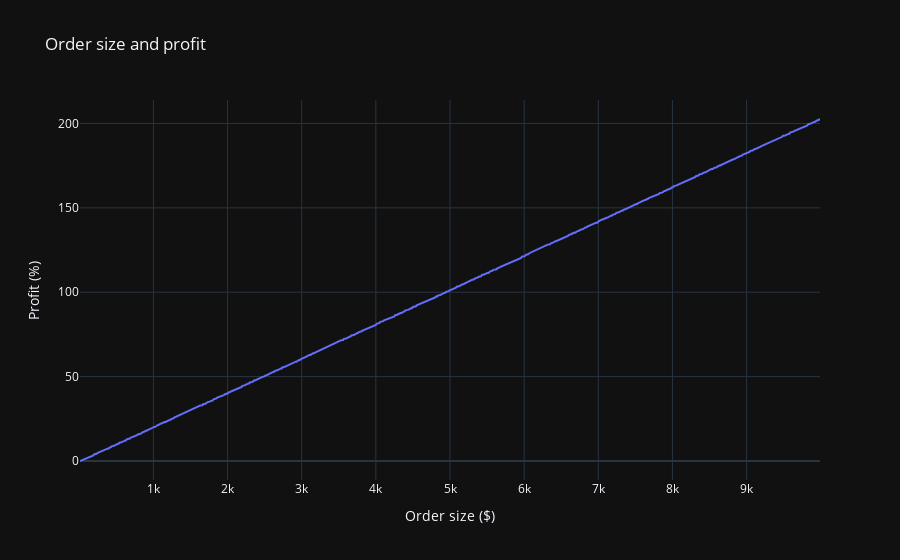

Notebook cell for this chart:
### Code cell
bt.show_order_size_profit()

### Figure 1 — Plotly figure (JSON) as saved in the notebook; plotly's stock layout.template omitted (floating-point values rounded to 4 significant figures; data arrays with more than 128 entries replaced by an {"elided": "..."} marker saying what was removed)
{"data": [{"mode": "lines", "name": "Cash", "type": "scatter", "x": {"elided": "999 int values"}, "y": {"elided": "999 float values"}}], "layout": {"title": {"text": "Order size and profit"}, "xaxis": {"rangeslider": {"visible": false}, "title": {"text": "Order size ($)"}}, "yaxis": {"title": {"text": "Profit (%)"}}}}
